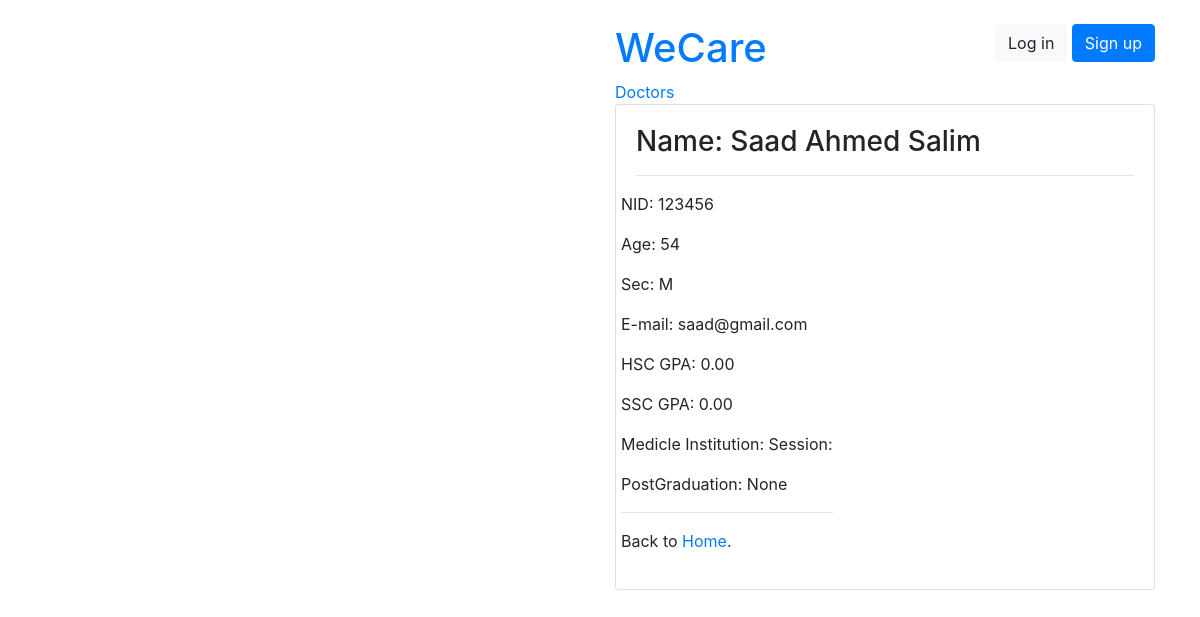
Page /users/doctor/3/ on the earlier database version.
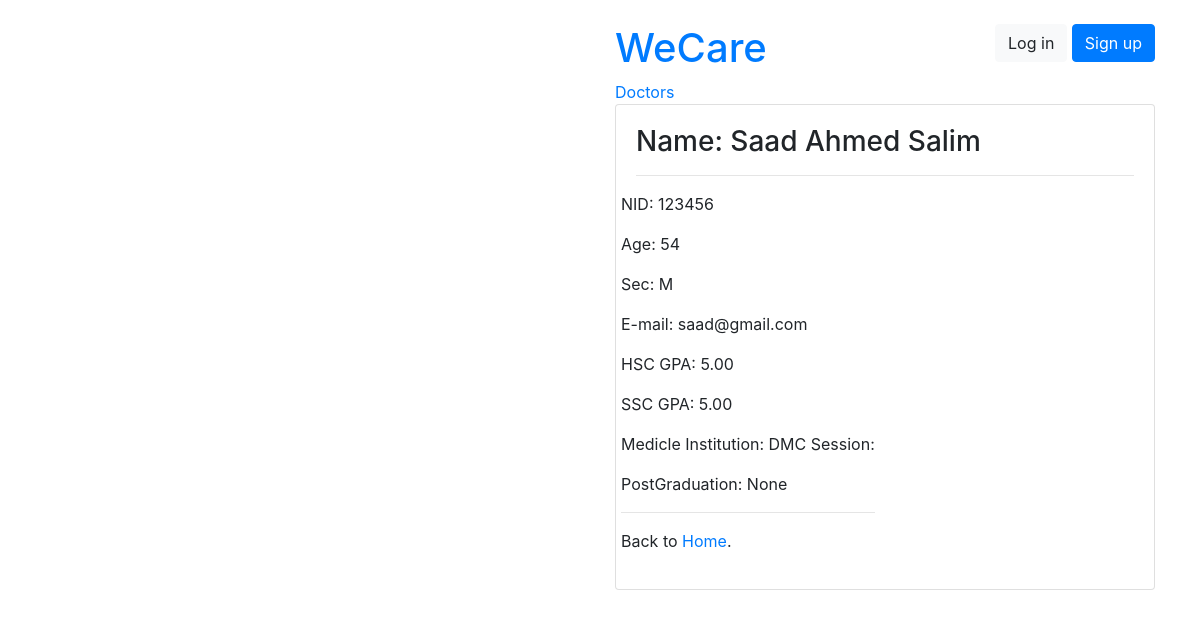
Same page on the later database version.
### users/models.py (models this page shows, shortened)
class Doctor(models.Model):
    user = models.OneToOneField(User, on_delete=models.CASCADE, primary_key=True)
    SSC_GPA = models.DecimalField(decimal_places=2, max_digits=5, default=0.0)
    HSC_GPA = models.DecimalField(decimal_places=2, max_digits=5, default=0.0)
    BMDC_RegNo = models.CharField(max_length=100, blank=False, null=False)
    MBBS_Session = models.CharField(max_length=100, blank=False, null=False)
    MBBS_Inst = models.CharField(max_length=100, blank=False, null=False)
    PostGrad_details = models.CharField(max_length=255, blank=True, null=True)

class User(AbstractUser):
    is_doctor = models.BooleanField(default=False)
    is_patient = models.BooleanField(default=False)
    NID = models.CharField(max_length=50, blank=False, null=False)
    email = models.CharField(max_length=100)
    age = models.PositiveIntegerField(null=True, blank=True)
    GENDER_CHOICES = (
        ('M', 'Male'),
        ('F', 'Female'),
    )
    gender = models.CharField(max_length=1, choices=GENDER_CHOICES)

### users/views.py (the view)
# urls.py: path('doctor/<pk>/', DoctorDetailView.as_view(), name='doctor_detail'),
class DoctorDetailView(DetailView):
    model = Doctor
    template_name = 'users/doctor_detail.html'

### templates/users/doctor_detail.html
{% extends 'base.html' %}
{% block content %}
<div class='row'>
  <div class='col-12'>
    <h3>Name: {{object.user.first_name}} {{object.user.last_name}}</h3>
      <hr/>
    </div>
  <div class='row'>
    <div class='col-12'>
      <p>NID: {{object.user.NID}}</p>
      <p>Age: {{object.user.age}}</p>
      <p>Sec: {{object.user.gender}}</p>
      <p>E-mail: {{object.user.email}}</p>
      <p>HSC GPA: {{object.HSC_GPA}}</p>
      <p>SSC GPA: {{object.SSC_GPA}}</p>
      <p>Medicle Institution: {{object.MBBS_Inst}} Session:{{MBBS_Session}}</p>
      <p>PostGraduation: {{object.PostGrad_details}}</p>
      <hr/>
      <p> Back to <a href="{% url 'home' %}">Home</a>.</p>
    </div>
  </div>
{% endblock content %}

Differences in the rows shown:
changed Doctor "None": HSC_GPA "0.00" → "5.00"; SSC_GPA "0.00" → "5.00"; MBBS_Inst (not shown) → "DMC"
